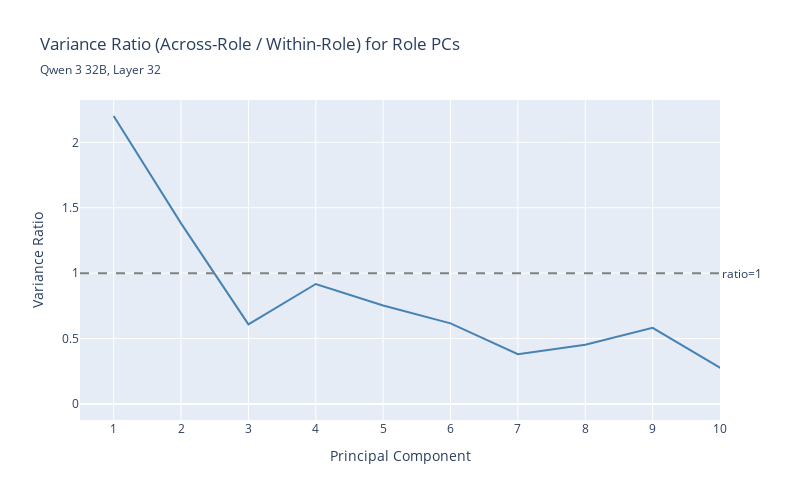

The code cell stored with this chart in its notebook:
### Code cell
import plotly.graph_objects as go

# Create line plot of PC ratios
fig = go.Figure()

# Add line trace for all PC ratios
fig.add_trace(go.Scatter(
    x=np.arange(1, len(all_pc_ratios) + 1),
    y=all_pc_ratios,
    mode='lines',
    name='PC Ratio',
    line=dict(color='steelblue', width=2)
))


# Add horizontal reference line at ratio=1
fig.add_hline(y=1.0, line_dash="dash", line_color="gray", 
              annotation_text="ratio=1", annotation_position="right")

# Update layout
fig.update_layout(
    title={
        'text': "Variance Ratio (Across-Role / Within-Role) for Role PCs",
        'subtitle': {
            'text': f"{model_name.replace('-', ' ').title()}, Layer {layer}",
        }
    },
    xaxis_title="Principal Component",
    yaxis_title="Variance Ratio",
    width=800,
    height=500,
    hovermode='x unified'
)

fig.update_xaxes(range=[0.5, 10], tickvals=np.arange(1, 11))

fig.show()
fig.write_html(f"/root/git/plots/{model_name}/roles/variance_ratios.html")

### Figure 1 — Plotly figure (JSON) as saved in the notebook; plotly's stock layout.template omitted (floating-point values rounded to 4 significant figures; data arrays with more than 128 entries replaced by an {"elided": "..."} marker saying what was removed)
{"data": [{"line": {"color": "steelblue", "width": 2}, "mode": "lines", "name": "PC Ratio", "type": "scatter", "x": {"elided": "463 int values"}, "y": {"elided": "463 float values"}}], "layout": {"annotations": [{"showarrow": false, "text": "ratio=1", "x": 1, "xanchor": "left", "xref": "x domain", "y": 1, "yanchor": "middle", "yref": "y"}], "height": 500, "hovermode": "x unified", "shapes": [{"line": {"color": "gray", "dash": "dash"}, "type": "line", "x0": 0, "x1": 1, "xref": "x domain", "y0": 1, "y1": 1, "yref": "y"}], "title": {"subtitle": {"text": "Qwen 3 32B, Layer 32"}, "text": "Variance Ratio (Across-Role / Within-Role) for Role PCs"}, "width": 800, "xaxis": {"range": [0.5, 10], "tickvals": [1, 2, 3, 4, 5, 6, 7, 8, 9, 10], "title": {"text": "Principal Component"}}, "yaxis": {"title": {"text": "Variance Ratio"}}}}
